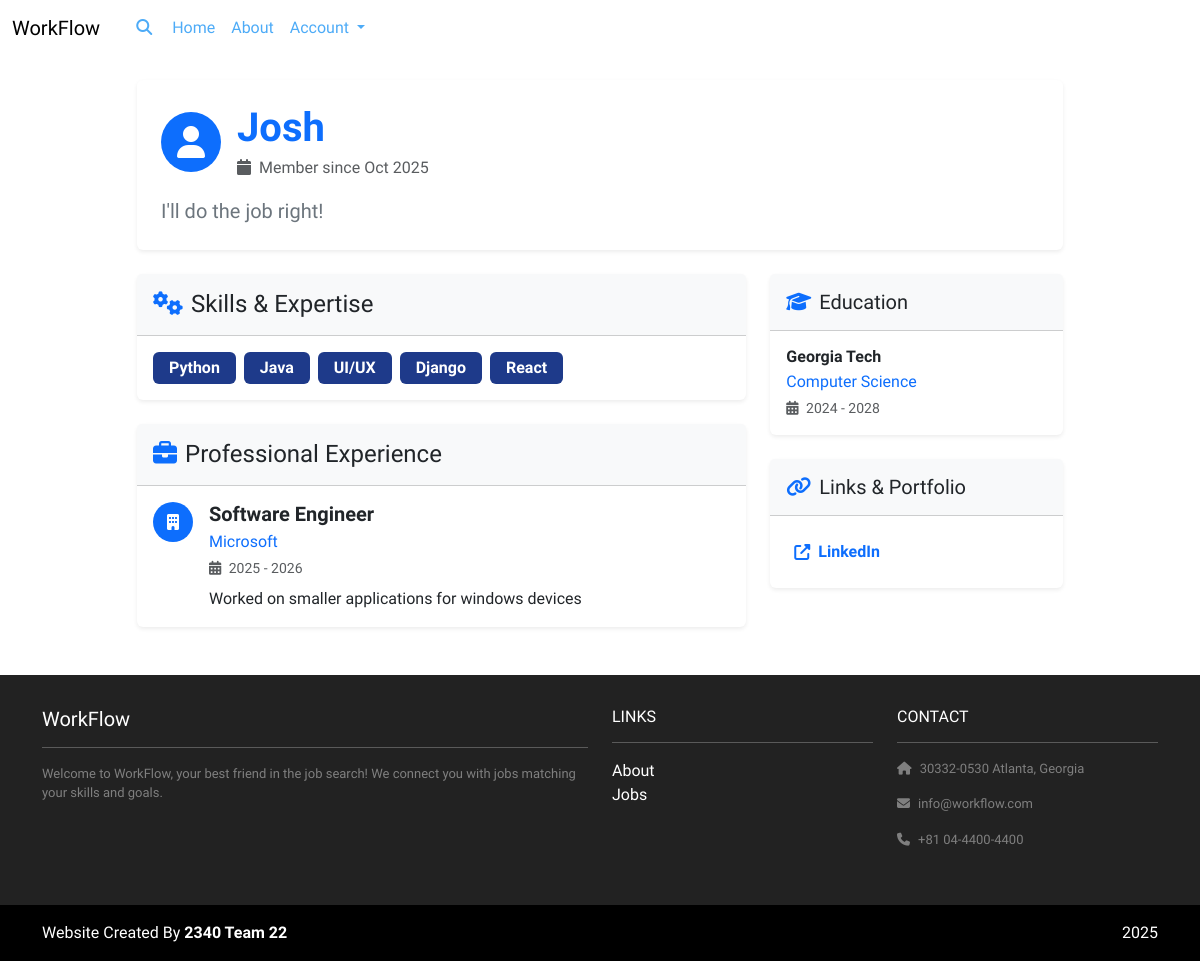
/profiles/u/Josh/, run on the app's committed database.
### profiles/models.py (models this page shows, shortened)
class Profile(models.Model):
    user = models.OneToOneField(User, on_delete=models.CASCADE, related_name='profile')
    headline = models.CharField(max_length=255, blank=True)
    skills = models.TextField(blank=True, help_text='Comma-separated skills')
    is_public = models.BooleanField(default=True)
    show_skills = models.BooleanField(default=True)
    show_education = models.BooleanField(default=True)
    show_experience = models.BooleanField(default=True)
    show_links = models.BooleanField(default=True)
    def skills_list(self):
        if not self.skills:
            return []
        return [s.strip() for s in self.skills.split(',') if s.strip()]

class ProfileExperience(models.Model):
    profile = models.ForeignKey(Profile, on_delete=models.CASCADE, related_name='experiences')
    company = models.CharField(max_length=255, blank=True)
    title = models.CharField(max_length=255, blank=True)
    start_year = models.PositiveSmallIntegerField(null=True, blank=True)
    end_year = models.PositiveSmallIntegerField(null=True, blank=True)
    description = models.TextField(blank=True)

class ProfileEducation(models.Model):
    profile = models.ForeignKey(Profile, on_delete=models.CASCADE, related_name='educations')
    school = models.CharField(max_length=255, blank=True)
    degree = models.CharField(max_length=255, blank=True)
    start_year = models.PositiveSmallIntegerField(null=True, blank=True)
    end_year = models.PositiveSmallIntegerField(null=True, blank=True)

class ProfileLink(models.Model):
    profile = models.ForeignKey(Profile, on_delete=models.CASCADE, related_name='links')
    label = models.CharField(max_length=255, blank=True)
    url = models.URLField(blank=True)

### accounts/models.py (models this page shows, shortened)
class CustomUser(AbstractUser):
    class Roles(models.TextChoices):
        SEEKER = 'SEEKER', 'Seeker'
        RECRUITER = 'RECRUITER', 'Recruiter'
    role = models.CharField(max_length=10, choices=Roles.choices)

### profiles/views.py (the view)
# urls.py: path("u/<str:username>/", views.profile_detail, name="detail"),
def profile_detail(request, username):
    user = get_object_or_404(User, username=username)
    profile = getattr(user, "profile", None)
    if not profile or (not profile.is_public and request.user != user):
        return render(request, "profiles/profile_private.html", {"user": user})
    return render(request, "profiles/profile_detail.html", {"profile": profile})

### profiles/templates/profiles/profile_detail.html (shortened to what this page needs)
{% extends 'base.html' %}
{% load static %}
{% block content %}
<div class="container py-4">
  <div class="row justify-content-center">
    <div class="col-lg-10">
      <div class="card shadow-sm border-0 mb-4">
        <div class="card-body p-4">
          <div class="row align-items-center">
            <div class="col-md-8">
              <div class="d-flex align-items-center mb-3">
                <div class="bg-primary rounded-circle d-flex align-items-center justify-content-center me-3" style="width: 60px; height: 60px;">
                  <i class="fas fa-user fa-2x text-white"></i>
                </div>
                <div>
                  <h1 class="display-6 fw-bold text-primary mb-1">{{ profile.user.username }}</h1>
                  <p class="text-muted mb-0">
                    <i class="fas fa-calendar me-1"></i>
                    Member since {{ profile.user.date_joined|date:"M Y" }}
                  </p>
                </div>
              </div>
              {% if profile.headline %}
                <p class="lead text-secondary mb-0">{{ profile.headline }}</p>
              {% else %}
                <p class="text-muted fst-italic">No headline provided</p>
              {% endif %}
            </div>
          </div>
        </div>
      </div>
      <div class="row">
        <div class="col-lg-8">
          {% if profile.show_skills %}
          <div class="card shadow-sm border-0 mb-4">
            <div class="card-header bg-light py-3">
              <h4 class="card-title mb-0">
                <i class="fas fa-cogs text-primary me-2"></i>Skills & Expertise
              </h4>
            </div>
            <div class="card-body">
              {% if profile.skills_list %}
                <div class="d-flex flex-wrap gap-2">
                  {% for skill in profile.skills_list %}
                    <span class="badge bg-primary fs-6 py-2 px-3">{{ skill }}</span>
                  {% endfor %}
                </div>
              {% else %}
                <p class="text-muted mb-0">
                  <i class="fas fa-info-circle me-2"></i>No skills listed
                </p>
              {% endif %}
            </div>
          </div>
          {% endif %}
          {% if profile.show_experience %}
          <div class="card shadow-sm border-0 mb-4">
            <div class="card-header bg-light py-3">
              <h4 class="card-title mb-0">
                <i class="fas fa-briefcase text-primary me-2"></i>Professional Experience
              </h4>
            </div>
            <div class="card-body">
              {% for experience in profile.experiences.all %}
                <div class="d-flex {% if not forloop.last %}mb-4 pb-4 border-bottom{% endif %}">
                  <div class="flex-shrink-0 me-3">
                    <div class="bg-primary rounded-circle d-flex align-items-center justify-content-center" style="width: 40px; height: 40px;">
                      <i class="fas fa-building text-white"></i>
                    </div>
                  </div>
                  <div class="flex-grow-1">
                    <h5 class="fw-bold mb-1">{{ experience.title }}</h5>
                    <p class="text-primary mb-1">{{ experience.company }}</p>
                    {% if experience.start_year or experience.end_year %}
                      <p class="text-muted small mb-2">
                        <i class="fas fa-calendar-alt me-1"></i>
                        {% if experience.start_year %}{{ experience.start_year }}{% endif %}
                        {% if experience.start_year and experience.end_year %} - {% endif %}
                        {% if experience.end_year %}{{ experience.end_year }}{% else %}{% if experience.start_year %}Present{% endif %}{% endif %}
                      </p>
                    {% endif %}
                    {% if experience.description %}
                      <p class="mb-0">{{ experience.description }}</p>
                    {% endif %}
                  </div>
                </div>
              {% empty %}
                <p class="text-muted mb-0">
                  <i class="fas fa-info-circle me-2"></i>No professional experience listed
                </p>
              {% endfor %}
            </div>
          </div>
          {% endif %}
        </div>
        <div class="col-lg-4">
          {% if profile.show_education %}
          <div class="card shadow-sm border-0 mb-4">
            <div class="card-header bg-light py-3">
              <h5 class="card-title mb-0">
                <i class="fas fa-graduation-cap text-primary me-2"></i>Education
              </h5>
            </div>
            <div class="card-body">
              {% for education in profile.educations.all %}
                <div class="{% if not forloop.last %}mb-3 pb-3 border-bottom{% endif %}">
                  <h6 class="fw-bold mb-1">{{ education.school }}</h6>
                  <p class="text-primary mb-1">{{ education.degree }}</p>
                  {% if education.start_year or education.end_year %}
                    <p class="text-muted small mb-0">
                      <i class="fas fa-calendar-alt me-1"></i>
                      {% if education.start_year %}{{ education.start_year }}{% endif %}
                      {% if education.start_year and education.end_year %} - {% endif %}
                      {% if education.end_year %}{{ education.end_year }}{% endif %}
                    </p>
                  {% endif %}
                </div>
              {% empty %}
                <p class="text-muted mb-0">
                  <i class="fas fa-info-circle me-2"></i>No education listed
                </p>
              {% endfor %}
            </div>
          </div>
          {% endif %}
          {% if profile.show_links %}
          <div class="card shadow-sm border-0 mb-4">
            <div class="card-header bg-light py-3">
              <h5 class="card-title mb-0">
                <i class="fas fa-link text-primary me-2"></i>Links & Portfolio
              </h5>
            </div>
            <div class="card-body">
              {% for link in profile.links.all %}
                <div class="{% if not forloop.last %}mb-2{% endif %}">
                  <a href="{{ link.url }}" class="text-decoration-none" target="_blank" rel="noopener">
                    <div class="d-flex align-items-center p-2 rounded hover-bg-light">
                      <i class="fas fa-external-link-alt text-primary me-2"></i>
                      <span class="fw-semibold">{{ link.label }}</span>
                    </div>
                  </a>
                </div>
              {% empty %}
                <p class="text-muted mb-0">
                  <i class="fas fa-info-circle me-2"></i>No links provided
                </p>
              {% endfor %}
            </div>
          </div>
          {% endif %}
        </div>
      </div>
    </div>
  </div>
</div>
{% endblock %}

### jobproject/static/style.css (style rules this page uses)
.text-primary { color: #1e3a8a !important; }
.bg-primary { background-color: #1e3a8a !important; }
.badge.bg-primary { background-color: #1e3a8a !important; }

### jobproject/templates/base.html (style rules this page uses)
html, body { height: 100%; margin: 0; }
body { display: flex; flex-direction: column; min-height: 100vh; font-family: 'Raleway', sans-serif; }

### data on the page
Profile: user.username "Josh", user.date_joined "Oct 2025", headline "I'll do the job right!"
ProfileExperience: title "Software Engineer", company "Microsoft", start_year "2025", end_year "2026", description "Worked on smaller applications for windows devices"
ProfileEducation: school "Georgia Tech", degree "Computer Science", start_year "2024", end_year "2028"
ProfileLink: label "LinkedIn"

### other printed values
{{ skill }} "Python" "Java" "UI/UX" "Django" "React"
